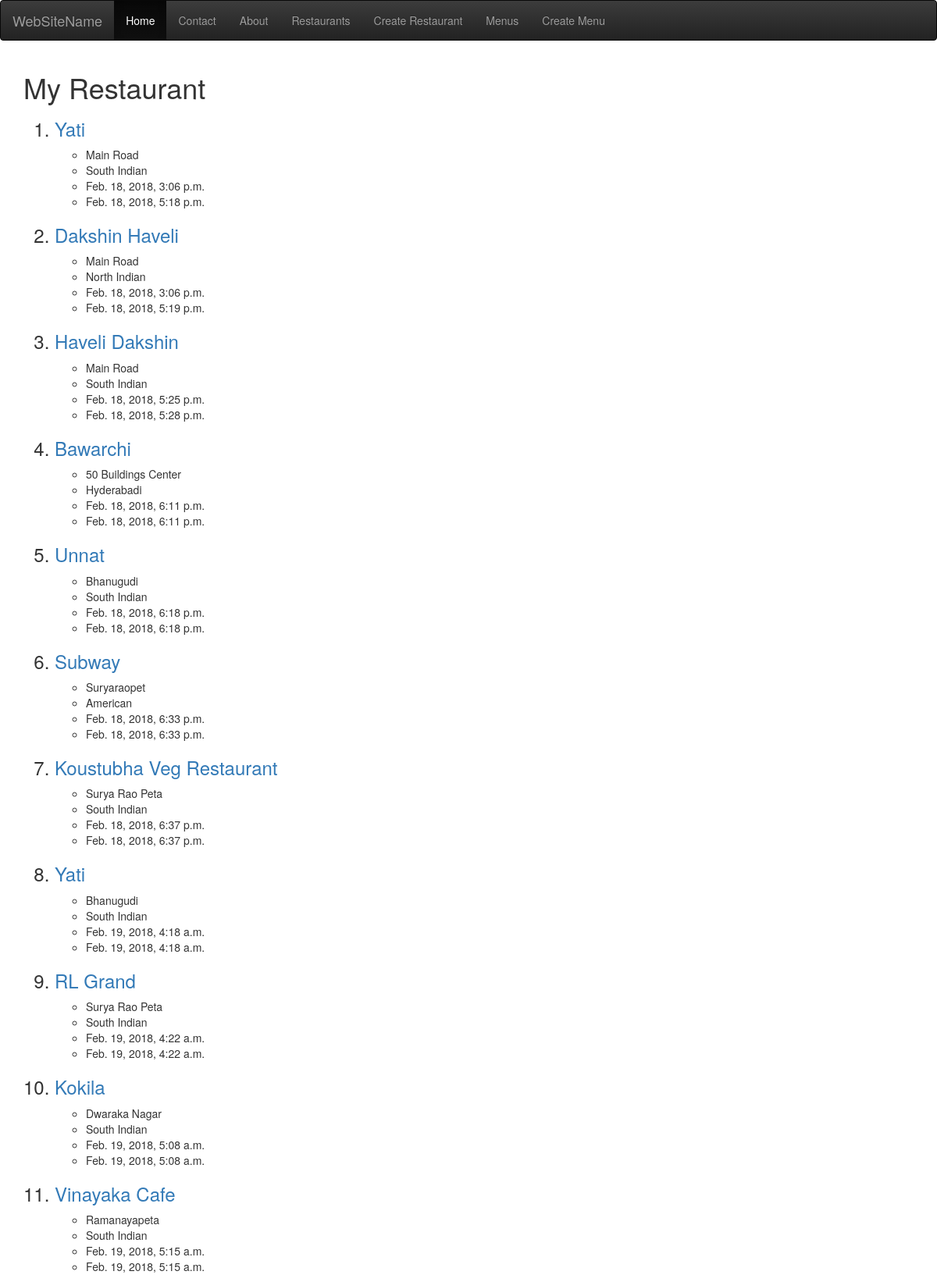
/restaurants/ (signed in), run on an earlier commit of the app's database.
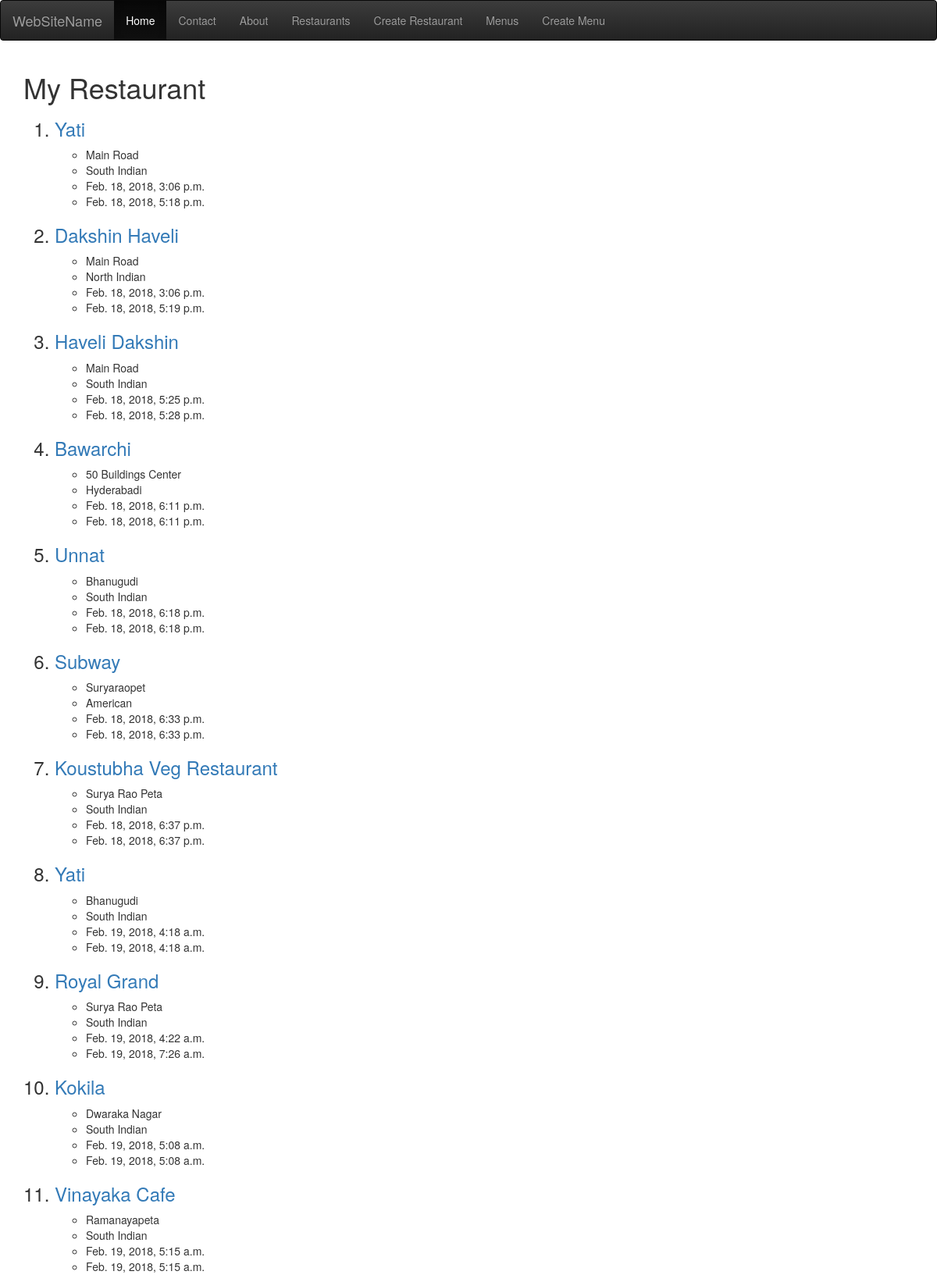
And on a later commit of the database.
### restaurants/models.py (models this page shows, shortened)
class RestaurantLocation(models.Model):
    owner = models.ForeignKey(User)
    name = models.CharField(max_length=120)
    location = models.CharField(max_length=120, null=True, blank=True)
    category = models.CharField(max_length=120, null=True, blank=True)
    timestamp = models.DateTimeField(auto_now_add=True)
    updated = models.DateTimeField(auto_now=True)
    slug = models.SlugField(null=True, blank=True)
    def get_absolute_url(self):
        return reverse('restaurants:detail', kwargs={'slug': self.slug})

### restaurants/views.py (the view)
class RestaurantListView(ListView):
    template_name = 'restaurants/restaurant_list.html'
    def get_queryset(self):
        return RestaurantLocation.objects.filter(owner=self.request.user)

### restaurants/templates/restaurants/restaurant_list.html (shortened to what this page needs)
{% extends 'base.html' %}
{% block content %}
    <h1>My Restaurant</h1>
    <ol>
        {% for object in object_list %}
            <h3><li><a href="{{ object.get_absolute_url }}">{{ object.name }}</a></li></h3>
            <ul>
                <li>{{ object.location }}</li>
                <li>{{ object.category }}</li>
                <li>{{ object.timestamp }}</li>
                <li>{{ object.updated }}</li>
            </ul>
        {% endfor %}
    </ol>
{% endblock content %}

What changed in the data, as far as the page shows it:
changed RestaurantLocation: name "RL Grand" → "Royal Grand"; updated "Feb. 19, 2018, 4:22 a.m." → "Feb. 19, 2018, 7:26 a.m."
